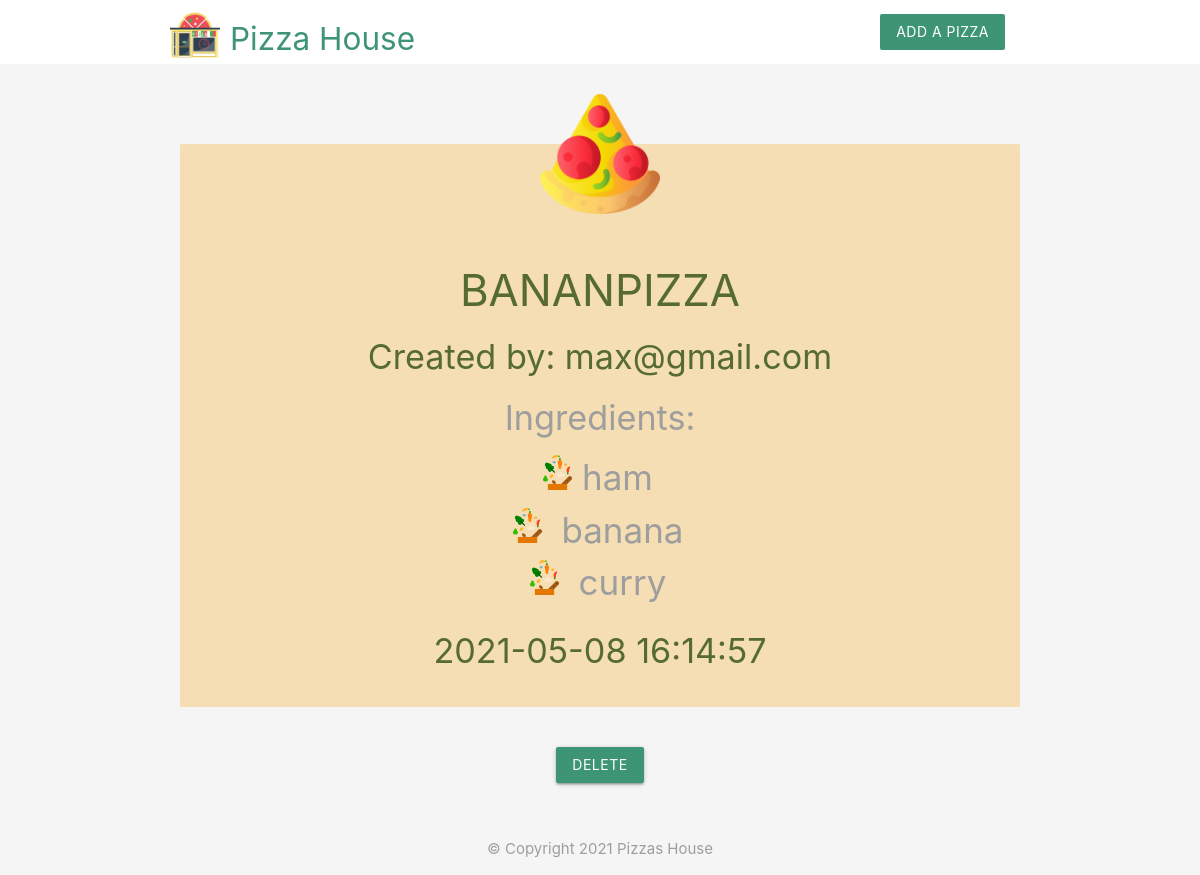
Page /details.php?id=17 on the committed database.
### tables this page shows
CREATE TABLE `pizzas` (
  `id` int(11) NOT NULL,
  `title` varchar(255) NOT NULL,
  `email` varchar(255) NOT NULL,
  `ingredients` varchar(255) NOT NULL,
  `created_at` timestamp NOT NULL DEFAULT CURRENT_TIMESTAMP
);

### details.php (the view, shortened to what this page needs)
<?php
include('config/db_connect.php');
if (isset($_GET['id'])) {
    $id = mysqli_real_escape_string($conn, $_GET['id']);
}
$sql = "SELECT * FROM pizzas WHERE id = $id";
$result = mysqli_query($conn, $sql);
$pizza = mysqli_fetch_assoc($result);
?>
<!DOCTYPE html>
<html lang="en">
<?php include('templates/header.php'); ?>
<div class="container center">
    <?php if ($pizza) : ?>
        <div class="card z-depth-0  details">
            <img src="img/pizza-slice.png" class="slice" />
            <div class="card-content center">
                <h3><?php echo htmlspecialchars($pizza['title']); ?></h3>
                <h4>Created by: <?php echo $pizza['email']; ?></h4>
                <h4 class="grey-text">Ingredients:</h4>
                <ul class="grey-text">
                    <?php foreach (explode(',', $pizza['ingredients']) as $ing) : ?>
                        <li class="ingredientDetails"><img src="img/ingredients.png" class="ingredients" /><?php echo htmlspecialchars($ing); ?></li>
                    <?php endforeach; ?>
                </ul>
                <h4><?php echo date($pizza['created_at']); ?></h4>
            </div>
        </div>
    <?php else : ?>
        <p>No such pizza exists</p>
    <?php endif ?>
    <form action="details.php" method="POST">
        <input type="submit" name="delete" value="Delete" class="btn brand" />
    </form>
</div>
<?php include('templates/footer.php'); ?>
</html>

### templates/header.php (style rules this page uses)
.brand { background: rgb(61, 149, 117) !important; }
form { max-width: 460px; margin: 20px auto; padding: 20px; }
.details { background-color: wheat !important; margin-top: 80px; color: darkolivegreen; }
.slice { width: 120px; display: block; position: relative; margin: 40px auto -50px; top: -50px; }
.ingredients { width: 35px; display: inline; position: relative; right: 7px; }
.ingredientDetails { font-size: 35px; }

### rows in the picture
pizzas: title "BANANPIZZA", email "max@gmail.com", ingredients "ham", ingredients "banana", ingredients "curry", created_at "2021-05-08 16:14:57"
